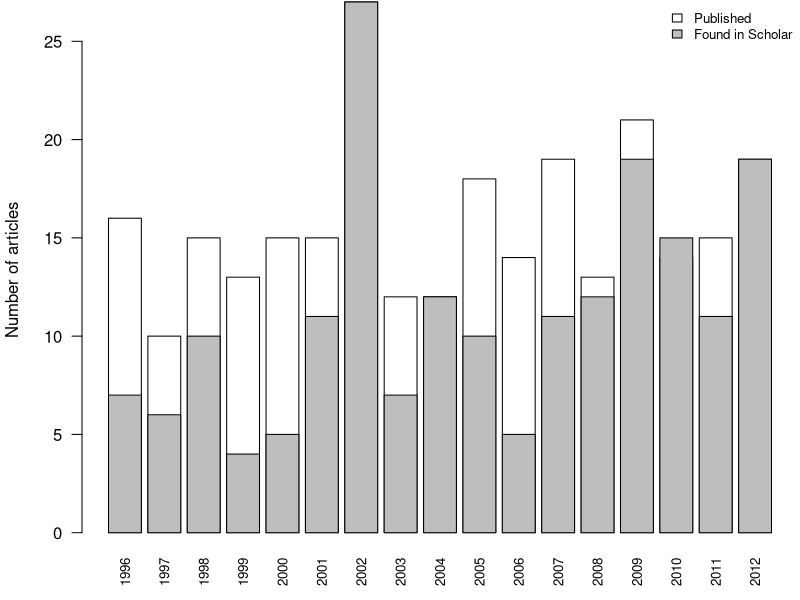
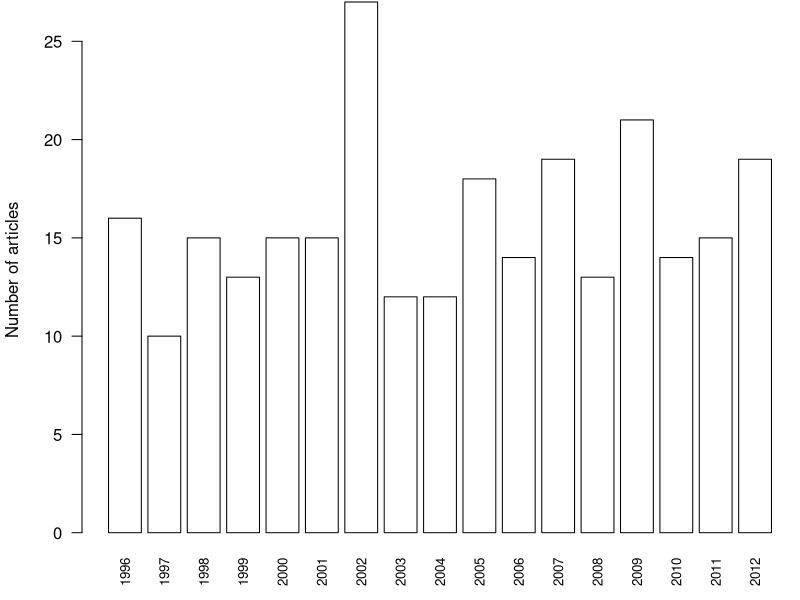

These charts were generated, in order, by the following R code:
setwd("/Users/bevan/phd/QISharedFolder/ADCS2013Impact/analysis/")
published = read.table("published.txt", col.name=c("year", "published"))
scholar = read.table("citation_per_year_agg.txt", col.name=c("scholar", "year"))

#require( tikzDevice )
pdf("../latex/figures/article_coverage.pdf", width=4, height=3)
#tikz("../latex/figures/article_coverage.tex", width=3, height=3)
par(mar=c(3,4,0,0)+0.1)
barplot(published$published, names.arg=published$year, las=2, col="white", ylab="Number of articles", cex.names=0.8)
barplot(scholar$scholar, add=T,  axes=F)
legend("topright", c("Published", "Found in Scholar"), fill=c("white", "gray"), cex=0.8, bty="n")
dev.off()


pdf("../../../papers/adcs2013-impact/presentation/papers_per_year.pdf", width=4, height=3)
#tikz("../latex/figures/article_coverage.tex", width=3, height=3)
par(mar=c(3,4,0,0)+0.1)
barplot(published$published, names.arg=published$year, las=2, col="white", ylab="Number of articles", cex.names=0.8)
#barplot(scholar$scholar, add=T,  axes=F)
#legend("topright", c("Published in ADCS", "Publish in ADCS and Found in Scholar"), fill=c("white", "gray"), cex=0.8, bty="n")
dev.off()

sum(published$published)
mean(published$published)
sd(published$published)

sum(scholar$scholar)